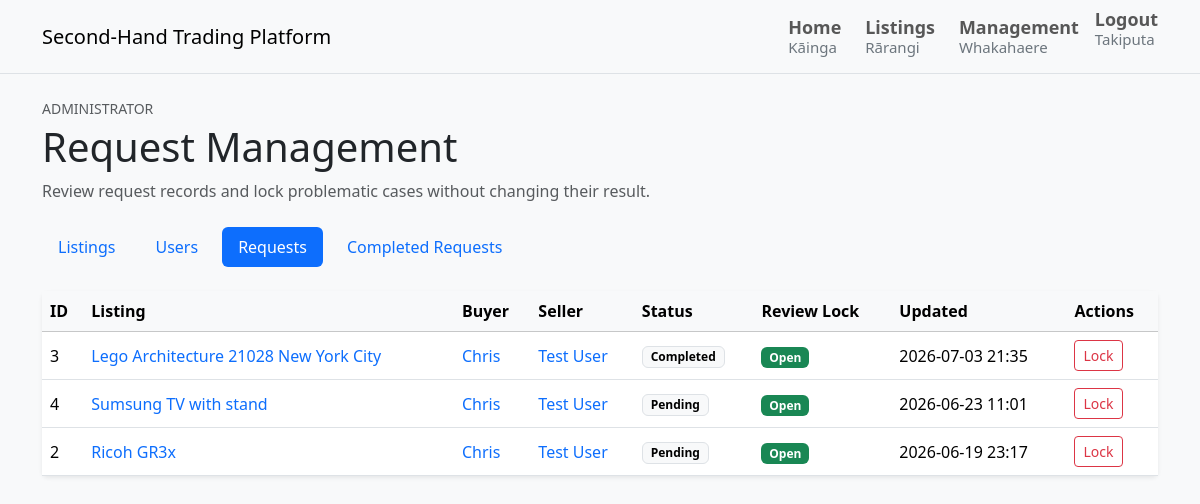
The page /admin/requests (signed in) on the database as committed earlier.
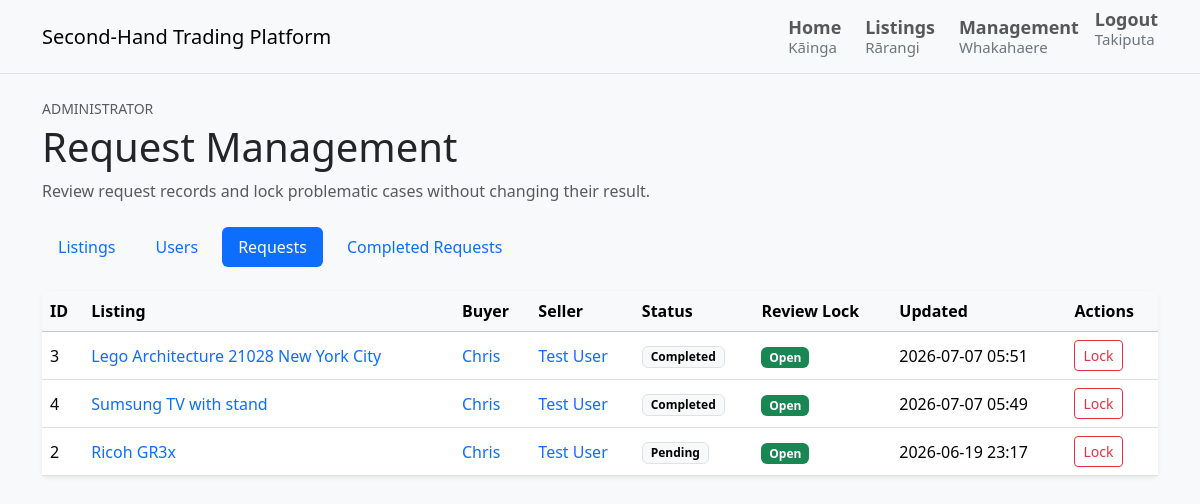
The same page on the database as committed later.
### tables this page shows
CREATE TABLE requests (
    id INTEGER PRIMARY KEY AUTOINCREMENT,
    listing_id INTEGER NOT NULL,
    buyer_id INTEGER NOT NULL,
    seller_id INTEGER NOT NULL,
    status TEXT NOT NULL DEFAULT 'pending',
    is_locked INTEGER NOT NULL DEFAULT 0,
    message TEXT,
    created_at TEXT NOT NULL,
    updated_at TEXT NOT NULL,
    FOREIGN KEY (listing_id) REFERENCES listings(id),
    FOREIGN KEY (buyer_id) REFERENCES users(id),
    FOREIGN KEY (seller_id) REFERENCES users(id)
);

CREATE TABLE listings (
    id INTEGER PRIMARY KEY AUTOINCREMENT,
    seller_id INTEGER NOT NULL,
    category_id INTEGER NOT NULL,
    image_url TEXT NOT NULL,
    title TEXT NOT NULL,
    description TEXT NOT NULL,
    condition TEXT NOT NULL,
    price REAL NOT NULL,
    status TEXT NOT NULL DEFAULT 'available',
    created_at TEXT NOT NULL,
    updated_at TEXT NOT NULL,
    FOREIGN KEY (seller_id) REFERENCES users(id),
    FOREIGN KEY (category_id) REFERENCES categories(id)
);

CREATE TABLE users (
    id INTEGER PRIMARY KEY AUTOINCREMENT,
    display_name TEXT NOT NULL,
    full_name TEXT NOT NULL,
    date_of_birth TEXT NOT NULL,
    email TEXT NOT NULL UNIQUE,
    phone_number TEXT,
    preferred_contact_method TEXT NOT NULL,
    password_hash TEXT NOT NULL,
    role TEXT NOT NULL DEFAULT 'user',
    is_locked INTEGER NOT NULL DEFAULT 0,
    bio TEXT,
    created_at TEXT NOT NULL
);

### routes/admin_routes.py (the view)
@admin_bp.get("/admin/requests")
@admin_required
def view_requests() -> str:
    return render_template(
        "admin/requests.html",
        requests=admin_service.get_admin_requests(),
    )

### models/db.py (called while the page is built)
def get_db() -> sqlite3.Connection:
    return DatabaseManager().get_connection()

    def __new__(cls):
        if cls._instance is None:
            cls._instance = super().__new__(cls)
        return cls._instance

    def get_connection(self) -> sqlite3.Connection:
        if "db" not in g:
            g.db = sqlite3.connect(current_app.config["DATABASE_PATH"])
            g.db.row_factory = sqlite3.Row
        return g.db

    def close_connection(self) -> None:
        db = g.pop("db", None)
        if db is not None:
            db.close()

### services/admin_service.py (called while the page is built)
    def get_admin_requests(self) -> List[Dict[str, Any]]:
        return self._get_admin_request_rows("", [])

    def _get_admin_request_rows(
        self,
        where_clause: str,
        parameters: List[Any],
    ) -> List[Dict[str, Any]]:
        db = get_db()
        requests = db.execute(
            ADMIN_REQUESTS_SQL.format(where_clause=where_clause),
            parameters,
        ).fetchall()
        return [self._serialize_admin_request(row) for row in requests]

### templates/admin/requests.html (shortened to what the changed rows need)
{% extends "base.html" %}
{% block content %}
<section class="mb-4">
    <h1 class="mb-2">Request Management</h1>
</section>
{% set active_section = 'requests' %}
{% if requests %}
    <div class="card border-0 shadow-sm">
        <div class="table-responsive">
            <table class="table align-middle mb-0">
                <thead class="table-light">
                    <tr>
                        <th scope="col">ID</th>
                        <th scope="col">Listing</th>
                        <th scope="col">Buyer</th>
                        <th scope="col">Seller</th>
                        <th scope="col">Status</th>
                        <th scope="col">Review Lock</th>
                        <th scope="col">Updated</th>
                        <th scope="col">Actions</th>
                    </tr>
                </thead>
                <tbody>
                    {% for purchase_request in requests %}
                        <tr>
                            <td>{{ purchase_request.id }}</td>
                            <td>
                                <a
                                    class="text-decoration-none"
                                    href="{{
                                        url_for(
                                            'listings.view_listing_detail',
                                            listing_id=purchase_request.listing_id
                                        )
                                    }}"
                                >
                                    {{ purchase_request.listing_title }}
                                </a>
                            </td>
                            <td>
                                <a
                                    class="text-decoration-none"
                                    href="{{
                                        url_for(
                                            'profiles.view_public_profile',
                                            user_id=purchase_request.buyer_id
                                        )
                                    }}"
                                >
                                    {{ purchase_request.buyer_name }}
                                </a>
                            </td>
                            <td>
                                <a
                                    class="text-decoration-none"
                                    href="{{
                                        url_for(
                                            'profiles.view_public_profile',
                                            user_id=purchase_request.seller_id
                                        )
                                    }}"
                                >
                                    {{ purchase_request.seller_name }}
                                </a>
                            </td>
                            <td>
                                <span class="badge text-bg-light border">
                                    {{ purchase_request.status_label }}
                                </span>
                            </td>
                            <td>
                                {% if purchase_request.is_locked %}
                                    <span class="badge text-bg-danger">
                                        {{ purchase_request.lock_status_label }}
                                    </span>
                                {% else %}
                                    <span class="badge text-bg-success">
                                        {{ purchase_request.lock_status_label }}
                                    </span>
                                {% endif %}
                            </td>
                            <td>{{ purchase_request.updated_at_label }}</td>
                            <td>
                                {% if purchase_request.is_locked %}
                                    <form
                                        action="{{
                                            url_for(
                                                'admin.unlock_request_record',
                                                request_id=purchase_request.id
                                            )
                                        }}"
                                        method="post"
                                        class="d-inline"
                                        onsubmit="return confirm('Unlock this request?')"
                                    >
                                        <button
                                            type="submit"
                                            class="btn btn-outline-secondary btn-sm"
                                        >
                                            Unlock
                                        </button>
                                    </form>
                                {% else %}
                                    <form
                                        action="{{
                                            url_for(
                                                'admin.lock_request_record',
                                                request_id=purchase_request.id
                                            )
                                        }}"
                                        method="post"
                                        class="d-inline"
                                        onsubmit="return confirm('Lock this request for review?')"
                                    >
                                        <button
                                            type="submit"
                                            class="btn btn-outline-danger btn-sm"
                                        >
                                            Lock
                                        </button>
                                    </form>
                                {% endif %}
                            </td>
                        </tr>
                    {% endfor %}
                </tbody>
            </table>
        </div>
    </div>
{% endif %}
{% endblock %}

Rows that differ between the two databases and show on the page:
changed requests "Lego Architecture 21028 New York City": updated_at_label "2026-07-03 21:35" → "2026-07-07 05:51"
changed requests "Sumsung TV with stand": status_label "Pending" → "Completed"; updated_at_label "2026-06-23 11:01" → "2026-07-07 05:49"
